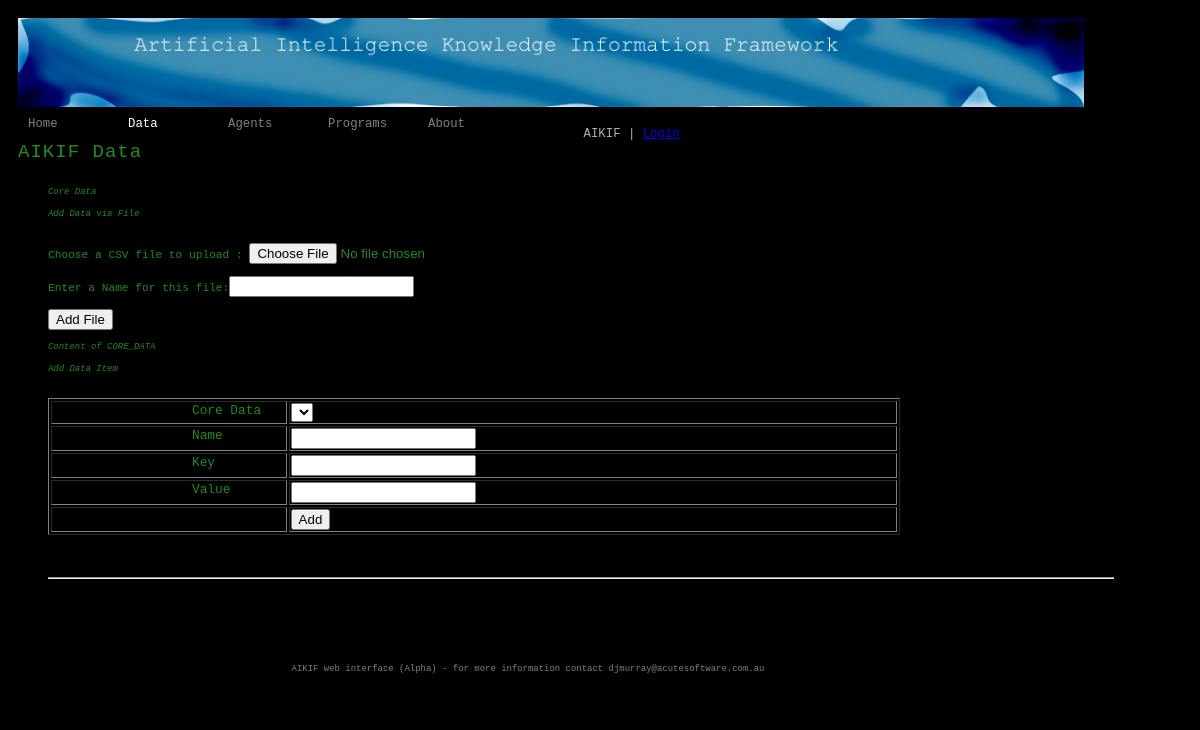
Page /data on the earlier database version.
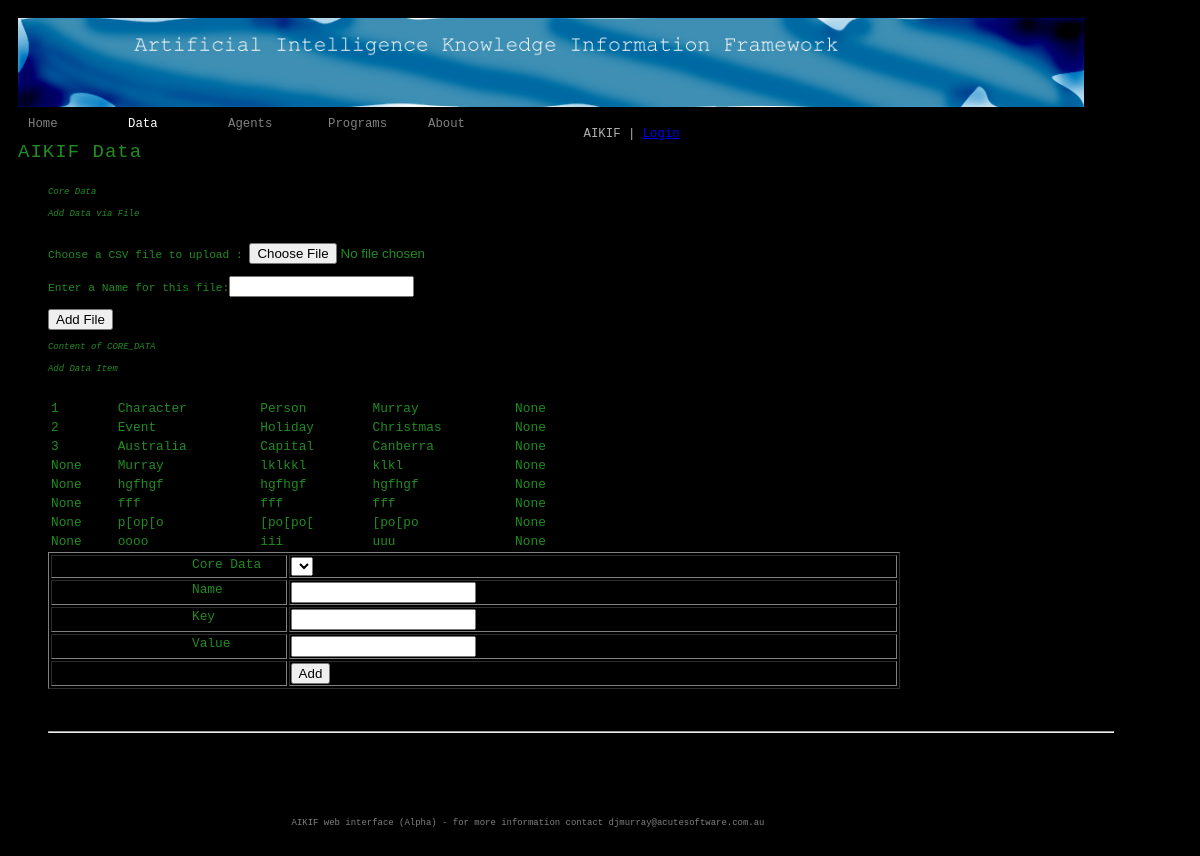
Same page on the later database version.
### tables this page shows
CREATE TABLE CORE_FACTS (
id VARCHAR2(200), 
 name VARCHAR2(200), 
 key VARCHAR2(200), 
 value VARCHAR2(200), 
 UPDATE_DATE DATE 
);

### aikif_web.py (the view)
@app.route("/data", methods=['GET'])
def page_data():
    return render_template('data.html',
                           data=get_data_list(),
                           rows = query_db('select * from CORE_FACTS'),
                           logged_on=am_i_authenticated(),
                           username = get_user(),
                           dataFile = '')

### aikif_web.py (called while the page is built)
def get_user():
    try:
        user = session['username']
    except:
        user = ''
    return user

def connect_db():
    rv = sqlite3.connect(app.config['DATABASE'])
    rv.row_factory = sqlite3.Row
    return rv

def get_db():
    if not hasattr(g, database_filename): # was 'sqlite_db'
        g.sqlite_db = connect_db()
    return g.sqlite_db

def am_i_authenticated():
    try:
        if session['logged_in'] == True:
            return True
    except:
        pass
    return False

def get_data_list():
    return core_data.core_data_types

def query_db(query, args=(), one=False):
    cur = get_db().execute(query, args)
    rv = cur.fetchall()
    cur.close()
    return (rv[0] if rv else None) if one else rv

### templates/data.html (shortened to what this page needs)
{% extends "base.html" %}
{% block content %}
    <ul id = "menu_list">
      <LI id="top_menu"><a href=/>Home</a></li>
      <LI id="top_menu_selected"><a href=/data>Data</a></li>
      <LI id="top_menu"><a href=/agents>Agents</a></li>
      <LI id="top_menu"><a href=/programs>Programs</a></li>
      <LI id="top_menu"><a href=/about>About</a></li>
    </ul>
    </div>
<H1>AIKIF Data</H1>
<div id="content">
<H4>Core Data</H4>
    <H4>Add Data via File</H4>
    <form action="{{ url_for('add_data')}}" method=post enctype=multipart/form-data><BR>
    Choose a CSV file to upload : <input type=file  size=120 name=file><BR><BR>
    Enter a Name for this file:<input type="text" name="new_list"><BR><BR>
    <input type=submit value="Add File" name=btn_load><BR>
    </form>
<div id="core_facts">
<H4> Content of CORE_DATA</H4>
<TABLE width=50% valign=top align=centre>
{% for row in rows %}
    <TR>
    {% for col in row %}
        <TD>{{ col }}</TD>
    {% endfor %}
    </TR>
{% endfor %}
</div>
<div id="add_data">
<H4>Add Data Item</H4>
<form action="/data" method="POST">
<BR>  <input type="hidden" name="rec_id" readonly value="001">   <TABLE width=80% valign=top border=1>  <TR>
    <TD><div id="form_label">Core Data</div></TD>
    <TD><div id="form_input">
    <select name="col_0">
</select></div></TD>
  </TR>
  <TR>
    <TD><div id="form_label">Name</div></TD>
    <TD><div id="form_input"><input type="text" name="col_1"></div></TD>
  </TR>
  <TR>
    <TD><div id="form_label">Key</div></TD>
    <TD><div id="form_input"><input type="text" name="col_2"></div></TD>
  </TR>
  <TR>
    <TD><div id="form_label">Value</div></TD>
    <TD><div id="form_input"><input type="text" name="col_3"></div></TD>
  </TR>
  <TR><TD></TD>
  <TD>
    <input type="submit" name="add-data" value="Add">
  </TD></TR></TABLE></form>
</div>
{% endblock %}

Differences in the rows shown:
added CORE_FACTS: row "1" "None", name "Character", key "Person", value "Murray"
added CORE_FACTS: row "2" "None", name "Event", key "Holiday", value "Christmas"
added CORE_FACTS: row "3" "None", name "Australia", key "Capital", value "Canberra"
added CORE_FACTS: row "None" "None", name "Murray", key "lklkkl", value "klkl"
added CORE_FACTS: row "None" "None", name "hgfhgf", key "hgfhgf", value "hgfhgf"
added CORE_FACTS: row "None" "None", name "fff", key "fff", value "fff"
added CORE_FACTS: row "None" "None", name "p[op[o", key "[po[po[", value "[po[po"
added CORE_FACTS: row "None" "None", name "oooo", key "iii", value "uuu"
